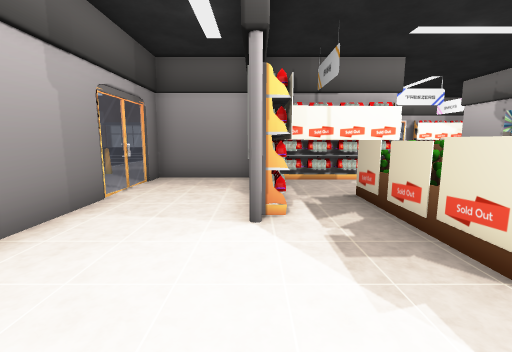
view 1 (above)

21 first-person views from a walk through a Unity game level. The camera is 1.3 m above the floor, tilts 8° down and sees 90° across. The floor is counted in squares, 1 m on a side. Each view is taken from the middle of a square. On the plan, view 1 faces up. The plan holds only what a view shows up to about 13 squares ahead; the rest is blank. The place goes on beyond the plan. The player is left out. Some animated figures are left out. Some surface patterns are stand-ins.

view 2
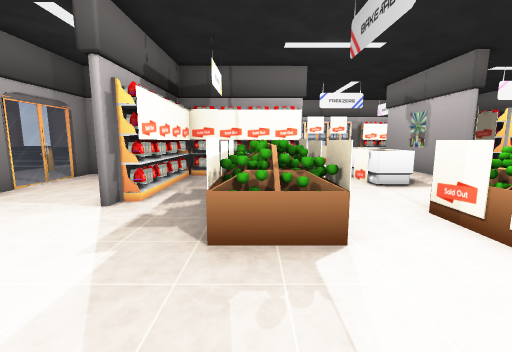

view 3
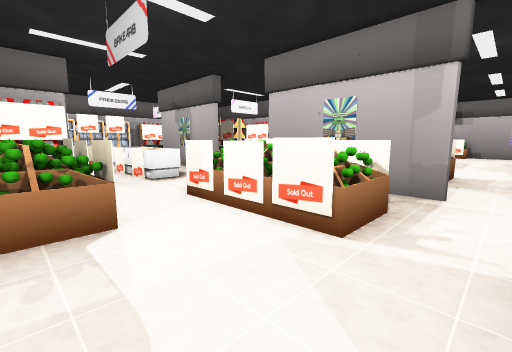

view 4
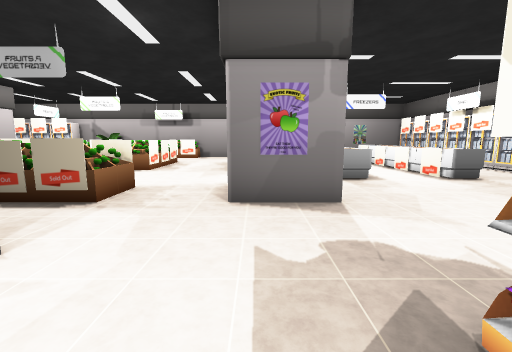

view 5
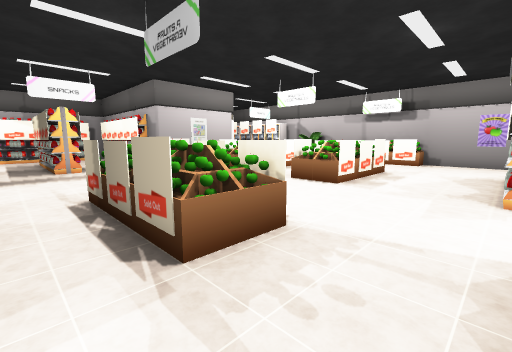

view 6
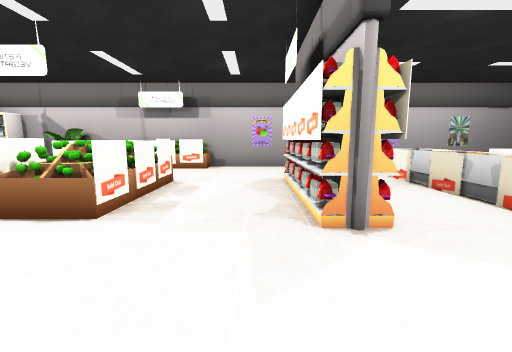

view 7
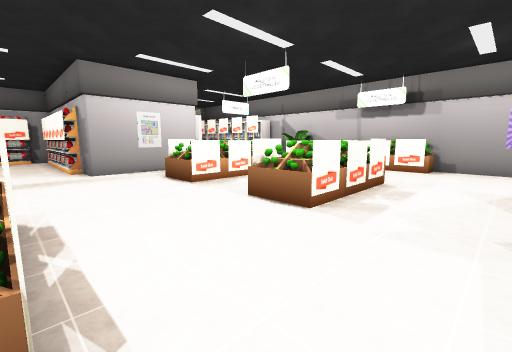

view 8
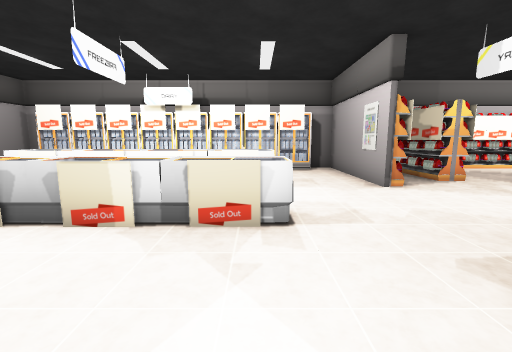

view 9
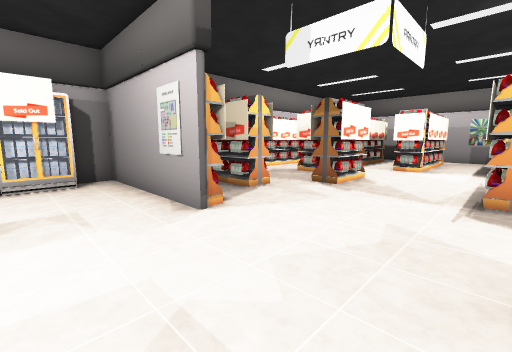

view 10
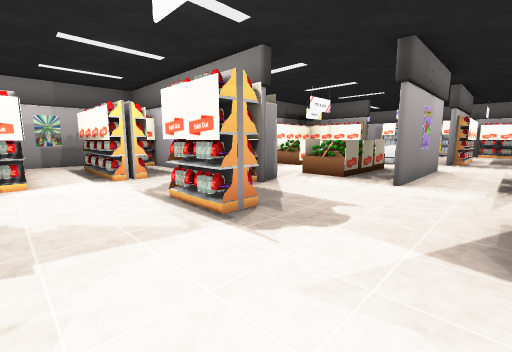

view 11
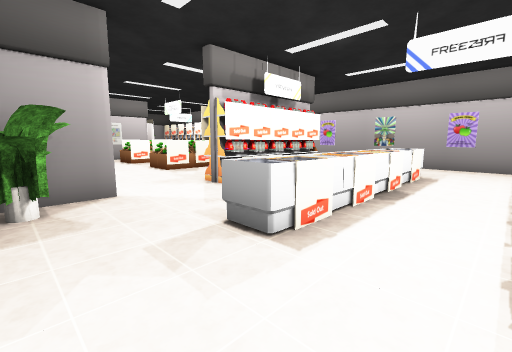

view 12
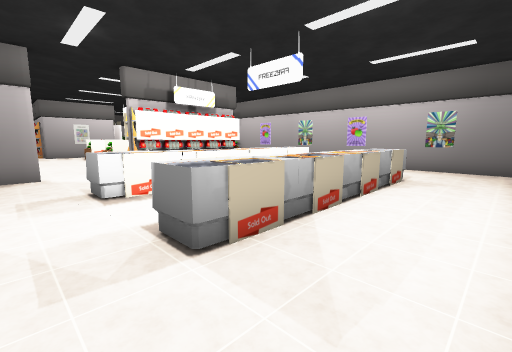

view 13
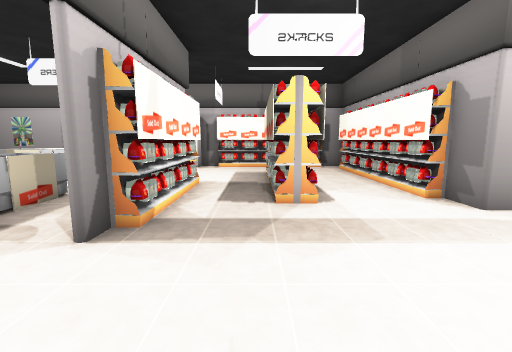

view 14
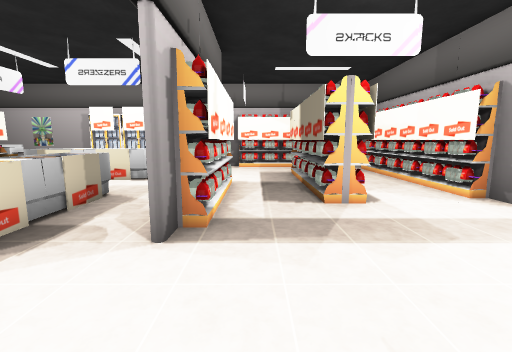

view 15
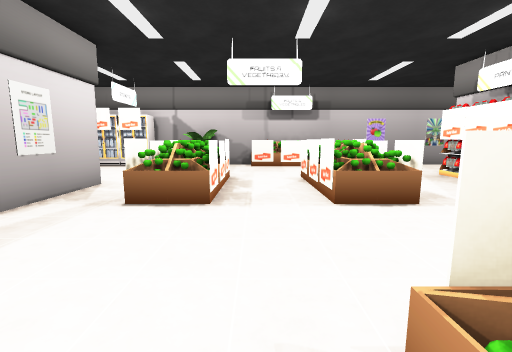

view 16
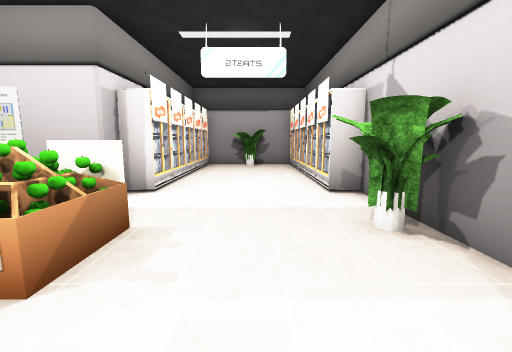

view 17
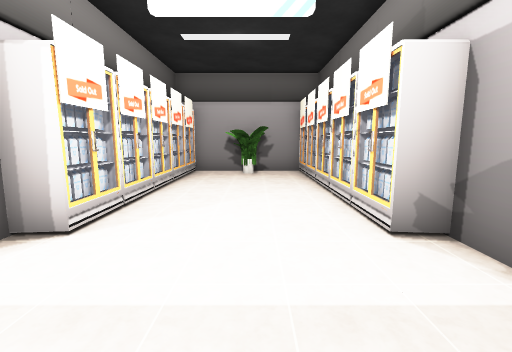

view 18
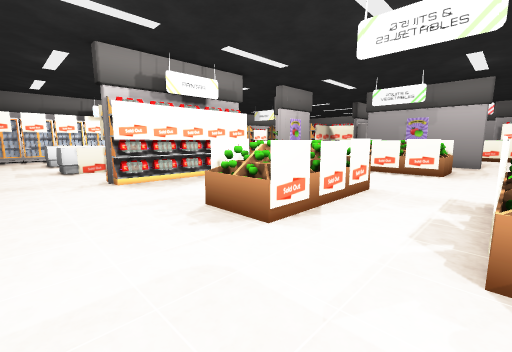

view 19
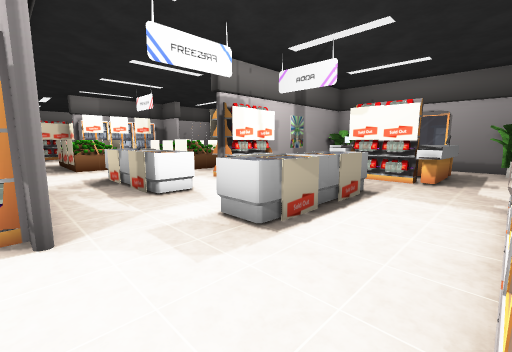

view 20
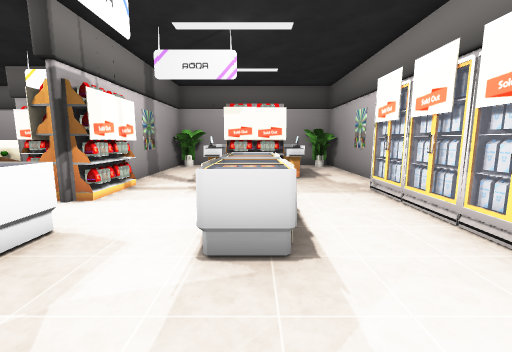

view 21
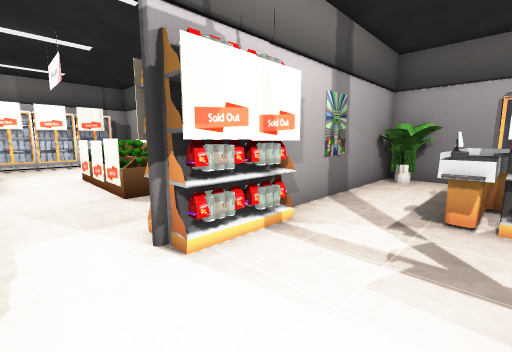

### Floor plan
Key: @ floor where view 1 was taken; # wall or solid block; . floor; = window, fence, low wall or low ledge; S shelf; P poster; F fridge; R cash register; O other object.
Columns run from 6 left of view 1 to 27 right of it. Each row starts with its distance up from view 1.
 17   ###########  ##SSS O#    ######
 16   #OO.....FFFFFF...  .#    F.OO.F
 15   #................  .S    F....F
 14   #. RRS........... ..S    F....F
 13        S..OOOO..... ..S    F....F
 12   =  RRS........#.. ..S    F....F
 11  .#..RRR........S..O..S    F....F#
 10 =. OO........O..S..S..S    F....F#
  9  .####OSSSSS.O.OS..S..#####......#
  8  .#...S......O..S................#
  7  .=...S......O............  ...OO#
  6   =...S..OO..O..........OOOOO...O#
  5   #...S..OO.............OOOOO....#
  4   #...#..OO.....#...............O#
  3   #......OO.OOO.#.OOO...........O#
  2    ......OO.OOO.#..OO...OOOOO...O#
  1     ........OOOP#.OOO...OOOOO...O#
  0       @.....OOO.#.OOO............#
 -1          .......#................#
 -2          ........................#
 -3      ####FFFF.......#...SSSSSS...#
 -4      S...   O.....#OO...SSSSS....#
 -5         ...   ....PO.............#
 -6   #. SSSSS...SS..................#
 -7   #...................OOOOOOOO...#
 -8   #...................OOOOOOOO...#
 -9          S.......................#
-10         ....SSS...S..............#
-11         ..   ...S.S...OOOOOOOO...#
-12             S..SS. ..............#
-13            .... S  ..............#
-14            ...     ..............#
-15           SSS     ##F#FF#FF#FF#F##

Where each view was taken, in squares from view 1:
view 1: 0 up, 0 right, facing up
view 2: 1 down, 3 right, facing up
view 3: 2 down, 3 right, facing up-right
view 4: 4 down, 7 right, facing right
view 5: 3 down, 11 right, facing up-right
view 6: 2 down, 14 right, facing right
view 7: 2 down, 14 right, facing up-right
view 8: 3 down, 16 right, facing down
view 9: 6 down, 15 right, facing down-left
view 10: 9 down, 12 right, facing up-left
view 11: 10 down, 13 right, facing up-right
view 12: 14 down, 14 right, facing up-right
view 13: 4 up, 12 right, facing up
view 14: 4 up, 11 right, facing up
view 15: 4 up, 13 right, facing right
view 16: 3 up, 24 right, facing up
view 17: 6 up, 24 right, facing up
view 18: 5 up, 25 right, facing down-left
view 19: 16 up, 10 right, facing down-left
view 20: 13 up, 10 right, facing left
view 21: 12 up, 6 right, facing down-left
